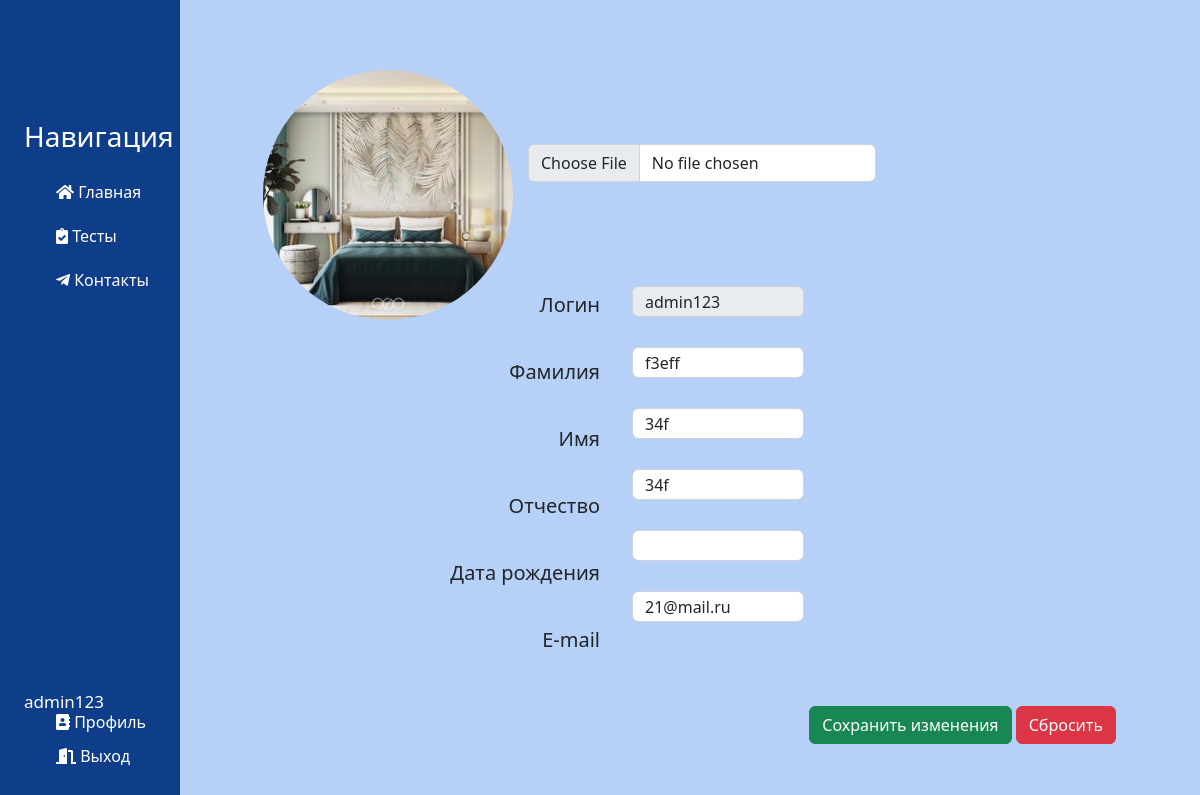
The page /account/profile-changed (signed in) on the database as committed earlier.
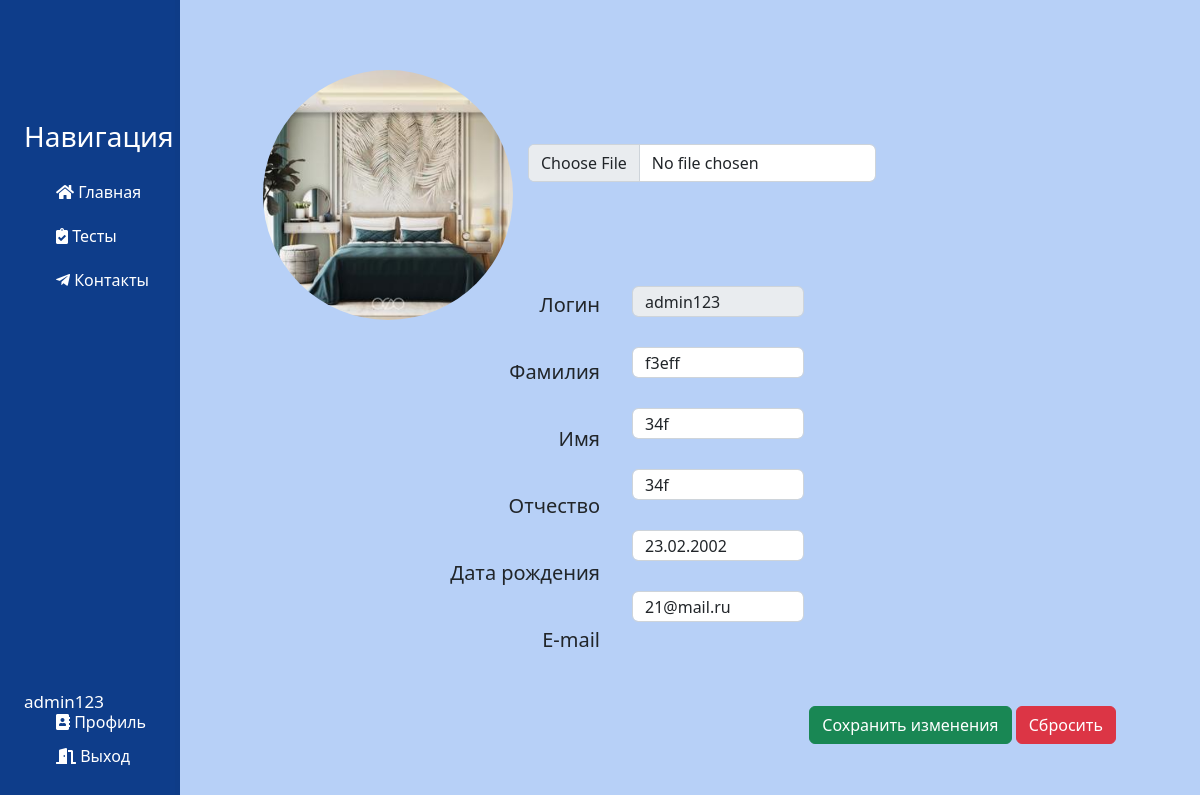
The same page on the database as committed later.
### users/models.py (models this page shows)
class CustomUser(AbstractUser):
    surname = models.CharField('Отчество', max_length=25, default='')
    birthday_date = models.DateField('День рождения', null=True)

### account/models.py (models this page shows, shortened)
class Account(models.Model):
    user = models.OneToOneField(CustomUser, on_delete=models.CASCADE)
    avatar = models.ImageField(
        default='avatar.jpg',
        upload_to='account_images'
    )
    class Meta:
        verbose_name = 'Профиль'
        verbose_name_plural = 'Профили'

### account/views.py (the view)
# urls.py: path('profile', Account, name='profile'),
@login_required
def profile(request):
    if request.method == 'POST':
        user_form = UpdateUserForm(request.POST, instance=request.user)
        profile_form = UpdateAccountForm(request.POST, request.FILES, instance=request.user.account)
        if user_form.is_valid() and profile_form.is_valid():
            user_form.save()
            profile_form.save()
            messages.success(request, 'Изменения в профиле были сохранены.')
            return redirect('profile')
        if not(user_form.is_valid() and profile_form.is_valid()):
            messages.error(request, 'Введенные данные некорректны!')
    else:
        user_form = UpdateUserForm(instance=request.user)
        profile_form = UpdateAccountForm(instance=request.user.account)
    return render(request, 'account/profile-changed.html', {'user_form': user_form, 'profile_form': profile_form})

### account/forms.py
class UpdateUserForm(forms.ModelForm):
    first_name = forms.CharField(max_length=50, required=True, widget=forms.TextInput(attrs={'class': 'form-control'}))
    last_name = forms.CharField(max_length=50, required=True, widget=forms.TextInput(attrs={'class': 'form-control'}))
    surname = forms.CharField(max_length=50, required=True, widget=forms.TextInput(attrs={'class': 'form-control'}))
    email = forms.EmailField(required=True, widget=forms.TextInput(attrs={'class': 'form-control'}))
    birthday_date = forms.DateField(label='Дата рождения', required=True, widget=forms.DateInput(attrs={'class': 'form-control'}))
    class Meta:
        model = CustomUser
        fields = ['first_name', 'last_name', 'surname', 'email', 'birthday_date']

class UpdateAccountForm(forms.ModelForm):
    avatar = forms.ImageField(widget=forms.FileInput(attrs={'class': 'form-control', 'id': 'inputGroupFile02'}))
    class Meta:
        model = Account
        fields = ['avatar']

### account/templates/account/profile-changed.html (shortened to what this page needs)
{% extends 'main/layout.html' %}
{% block content %}
    {% if user.is_authenticated %}
        <form method="post" enctype="multipart/form-data">
            <div class="features">
                {{ profile_form.avatar }}
                <img class="rounded-circle article-img" src="{{ user.account.avatar.url }}"/>
                <ul>
                    <h5>Логин</h5>
                    <h5>Фамилия</h5>
                    <h5>Имя</h5>
                    <h5>Отчество</h5>
                    <h5>Дата рождения</h5>
                    <h5>E-mail</h5>
                </ul>
                <ol>
                    <input class="form-control" type="text" id="username" name="Имя пользователя" value="{{user.username}}" disabled readonly>
                    {{user_form.last_name}}
                    {{user_form.first_name}}
                    {{user_form.surname}}
                    {{user_form.birthday_date}}
                    {{user_form.email}}
                </ol>
                <div class="button-container">
                    <button type="submit" class="btn btn-success">Сохранить изменения</button>
                    <button type="reset" class="btn btn-danger">Сбросить</button>
                </div>
            </div>
        </form>
    {% endif %}
{% endblock %}

### main/templates/main/layout.html (shortened to what this page needs)
{% load static %}
<!doctype html>
<html lang="ru">
<head>
    <link rel="stylesheet" href="https://cdn.jsdelivr.net/npm/bootstrap@5.2.3/dist/css/bootstrap.min.css">
    <link rel="stylesheet" href="{% static 'main/css/main.css' %}">
    <link rel="stylesheet" href="https://use.fontawesome.com/releases/v5.8.2/css/all.css">
</head>
<body>
    <aside>
        <h3>Навигация</h3>
        <ul>
            <a href="{% url 'homepage' %}"><li><i class="fas fa-home"></i> Главная</li></a>
            <a href="{% url 'tests_home' %}"><li><i class="fas fa-clipboard-check"></i> Тесты</li></a>
            <a href="{% url 'about' %}"><li><i class="fab fa-telegram-plane"></i> Контакты</li></a>
        </ul>
        <h5>{{user}}</h5>
        <ol>
            <a href="{% url 'profile' %}"><li><i class="fas fa-address-book"></i> Профиль</li></a>
            <a href="{% url 'logout' %}"><li><i class="fas fa-door-open"></i> Выход</li></a>
        </ol>
    </aside>
    <main>
        {% block content %}
        {% endblock %}
    </main>
</body>
</html>

Rows that differ between the two databases and show on the page:
changed CustomUser "admin123": birthday_date (not shown) → "23.02.2002"
